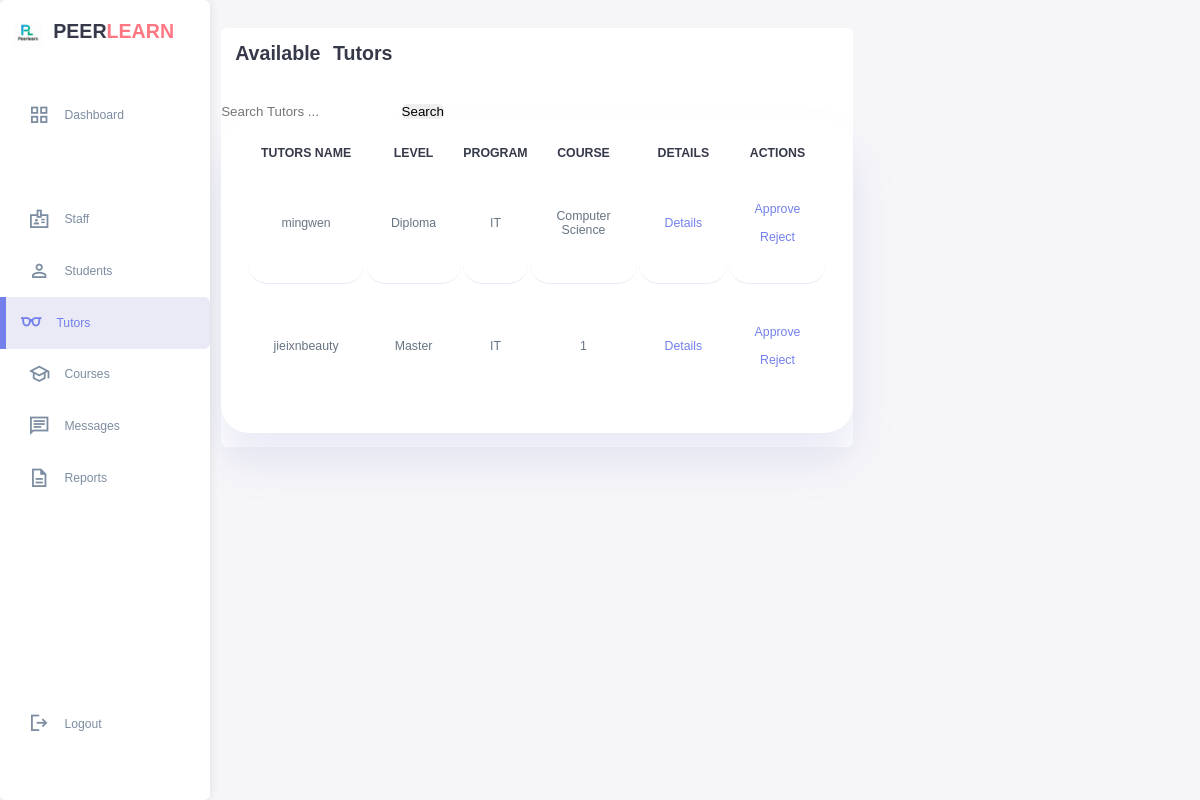
/admin_tutors.php, run on the app's committed database.
### tables this page shows
CREATE TABLE `tutorprofile` (
  `user_id` int(11) NOT NULL,
  `major` varchar(100) DEFAULT NULL,
  `year` varchar(50) DEFAULT NULL,
  `bio` text DEFAULT NULL,
  `qualifications` text DEFAULT NULL,
  `is_verified` tinyint(1) DEFAULT 0,
  `rating` decimal(3,2) DEFAULT 0.00,
  `total_sessions` int(11) DEFAULT 0,
  `program` varchar(255) DEFAULT NULL,
  `status` varchar(50) DEFAULT NULL
);

CREATE TABLE `user` (
  `user_id` int(11) NOT NULL,
  `username` varchar(50) NOT NULL,
  `password` varchar(255) DEFAULT NULL,
  `email` varchar(100) NOT NULL,
  `role` enum('student','tutor','admin','staff') NOT NULL,
  `first_name` varchar(50) NOT NULL,
  `last_name` varchar(50) NOT NULL,
  `phone` varchar(20) DEFAULT NULL,
  `profile_image` varchar(255) DEFAULT NULL,
  `is_active` tinyint(1) DEFAULT 1,
  `created_at` timestamp NOT NULL DEFAULT current_timestamp(),
  `last_login` datetime DEFAULT NULL
);

### admin_tutors.php (the view, shortened to what this page needs)
<!DOCTYPE html>
<html lang="en">
<head>
    <link rel="stylesheet" href="studentstyle.css">
</head>
<body>
    <div class="container">
        <aside>
            <div class="top">
                <div class="logo">
                    <img src="image/logo.png">
                    <h2>PEER<span class="danger">LEARN</span></h2>
                </div>
            </div>
            <div class="sidebar">
                    <a href="admin.html"><span class="material-symbols-sharp">grid_view</span><h3>Dashboard</h3></a>
                <a href="#"></a>
                <a href="admin_staff.php"><span class="material-symbols-sharp">badge</span><h3>Staff</h3></a>
                <a href="admin_student.php"><span class="material-symbols-sharp">person</span><h3>Students</h3></a>
                <a href="admin_tutors.php" class="active"><span class="material-symbols-sharp">eyeglasses</span><h3>Tutors</h3></a>
                <a href="admin_course.php"><span class="material-symbols-sharp">school</span><h3>Courses</h3></a>
                <a href="admin_message.php"><span class="material-symbols-sharp">chat</span><h3>Messages</h3></a>
                <a href="admin_report.php"><span class="material-symbols-sharp">description</span><h3>Reports</h3></a>
                <a href="home_page.html"><span class="material-symbols-sharp">logout</span><h3>Logout</h3></a>
            </div>
        </aside>
    <main>
       <div class="current_students">
                <h2>Available Tutors</h2>
                <di style="margin-left: 500px ; padding:100px;">
                    <form action="" method="GET">
                        <input type="text" name="my_search" placeholder="Search Tutors ...">
                        <input  type="submit" name="search" value="Search">
                    </form>
                <table>
                    <thead>
                        <tr>
                            <th>TUTORS NAME</th>
                            <th>LEVEL</th>
                            <th>PROGRAM</TH>
                            <th>COURSE</th>
                            <th>DETAILS</th>
                            <th>ACTIONS</th>
                        </tr>
                    </thead>
                    <tbody>
                        <?php
                        $servername = "localhost";
                        $username = "root";
                        $password = "";
                        $dbname = "peer_tutoring_platform";
                    $conn = new mysqli($servername, $username, $password, $dbname);
                     $sql = "SELECT sp.*, u.username
                                FROM tutorprofile sp
                                JOIN user u ON sp.user_id = u.user_id";
                        $result = $conn->query($sql);
                        if ($result->num_rows > 0) {
                            while($row = $result->fetch_assoc()) {
                                echo "<tr>
                                    <td>".htmlspecialchars($row["username"])."</td>
                                    <td>".htmlspecialchars($row["year"])."</td>
                                    <td>".htmlspecialchars($row["program"])."</td>
                                    <td>".htmlspecialchars($row["major"])."</td>
                                    <td>
                                        <a href='tutor_details.php?id=".$row["user_id"]."' class='details-btn'>Details</a>
                                    </td>
                                    <td>
                                        <a href='tutor_action.php?id=".$row["user_id"]."&action=approve' class='approve-btn'>Approve</a>
                                        <a href='tutor_action.php?id=".$row["user_id"]."&action=reject' class='reject-btn'>Reject</a>
                                    </td>
                                </tr>";
                            }
                        } else {
                            $no_results_message = isset($_GET['search']) ?
                                "No students found matching '".htmlspecialchars($_GET['my_search'])."'" :
                                "No students found";
                            echo "<tr><td colspan='6'>$no_results_message</td></tr>";
                        }
                        ?>
                    </tbody>
                </table>
            </div>
        </main>
    </div>
</body>
</html>

### studentstyle.css (style rules this page uses)
* { margin: 0; padding: 0; outline: 0; appearance: none; border: 0; text-decoration: none; list-style: none; box-sizing: border-box; border-radius: 0.4rem; }
html { font-size: 14px; }
body { width: 100vw; height: 100vh; font-family: poppins, sans-serif; font-size: 0.88rem; background: #f6f6f9; user-select: none; overflow-x: hidden; color: #363949; }
.container { display: grid; width: 96%; margin: 0 auto; gap: 1.8rem; grid-template-columns: 14rem auto 23rem; }
a { color: #363949; }
img { display: block; width: 100%; }
h2 { font-size: 1.4rem; }
h3 { font-size: 0.87rem; }
.danger { color: #ff7782; }
aside { height: 100vh; }
aside .top { background: white; display: flex; align-items: center; justify-content: space-between; margin-top: 1.4rem; border-radius: 0.4rem; }
aside .logo { display: flex; gap: 0.8rem; }
aside .logo img { width: 2rem; height: 2rem; }
aside .sidebar { background: rgb(255, 255, 255); display: flex; flex-direction: column; height: 86vh; position: relative; top: 3rem; border-radius: 0.4rem; }
aside h3 { font-weight: 500; }
aside .sidebar a { display: flex; color: #7d8da1; margin-left: 2rem; gap: 1rem; align-items: center; position: relative; height: 3.7rem; transition: all 300ms ease; }
aside .sidebar a span { font-size: 1.6rem; transition: all 300ms ease; }
aside .sidebar a:last-child { position: absolute; bottom: 2rem; width: 100%; }
aside .sidebar a.active { background: rgba(132, 139, 200, 0.18); color: #7380ec; margin-left: 0; }
aside .sidebar a.active:before { content: ""; width: 6px; height: 100%; background: #7380ec; }
aside .sidebar a.active span { color: #7380ec; margin-left: calc(1rem -3 px); }
.current_students { margin-top: 2rem; background: #fff; }
.current_students h2 { margin-bottom: 0.8rem; word-spacing: 0.5rem; padding: 1rem; }
.current_students table { background:#fff; width: 100%; border-radius:2rem; padding:1.8rem; text-align: center; box-shadow: 0 2rem 3rem rgba(132, 139, 200, 0.18); transition: all 300ms ease; }
table tbody td { height: 2.8rem; border-bottom: 1px solid rgba(132, 139, 200, 0.18); color: #677483; text-align: center; padding:1.8rem; background: white; border-radius: 1.4rem; }
table tbody tr:last-child td { border: none; }
.current_students a { text-align: center; display: block; margin: 1rem auto; color: #7380ec; }

### admin_tutors.php (style rules this page uses)
:root { --primary: #7380ec; --danger: #ff7782; --success: #41f1b6; --warning: #ffbb55; --white: #fff; --info-dark: #7d8da1; --info-light: #dce1eb; --dark: #363949; --light: rgba(132, 139, 200, 0.18); --primary-variant: #111e88; --dark-variant: #677483; --color-background: #f6f6f9; --card-border-radius: 2rem; --border-radius-1: 0.4rem; --border-radius-2: 0.8rem; --border-radius-3: 1.2rem; --card-padding: 1.8rem; --padding-1: 1.2rem; --box-shadow: 0 2rem 3rem var(--light); }
* { margin: 0; padding: 0; outline: 0; appearance: none; border: 0; text-decoration: none; list-style: none; box-sizing: border-box; }
html { font-size: 14px; }
body { margin: 0; padding: 0; }
.container { width: 100%; margin: 0; gap: 1.8rem; grid-template-columns: 14rem auto 23rem; }
a { color: #363949; }
img { display: block; width: 100%; }
h2 { font-size: 1.4rem; }
h3 { font-size: 0.87rem; }
.danger { color: #ff7782; }
aside { width: 210px; background: white; box-shadow: 0 0 10px rgba(0,0,0,0.1); position: sticky; top: 0; height: 100vh; margin-left: 0; padding-left: 0; left: 0; }
aside .top { margin-left: 0; padding-left: 1rem; }
aside .logo { display: flex; gap: 0.8rem; }
aside .logo img { width: 2rem; height: 2rem; }
aside .sidebar { margin-left: 0; padding-left: 0; }
aside h3 { font-weight: 500; }
aside .sidebar a { display: flex; color: #7d8da1; margin-left: 2rem; gap: 1rem; align-items: center; position: relative; height: 3.7rem; transition: all 300ms ease; }
aside .sidebar a span { font-size: 1.6rem; transition: all 300ms ease; }
aside .sidebar a:last-child { position: absolute; bottom: 2rem; width: 100%; }
aside .sidebar a.active { background: rgba(132, 139, 200, 0.18); color: #7380ec; margin-left: 0; }
aside .sidebar a.active:before { content: ""; width: 6px; height: 100%; background: #7380ec; }
aside .sidebar a.active span { color: #7380ec; margin-left: calc(1rem -3 px); }

### data on the page
tutorprofile: user_id.username "mingwen", year "Diploma", program "IT", major "Computer Science"
tutorprofile: user_id.username "jieixnbeauty", year "Master", program "IT", major "1"
